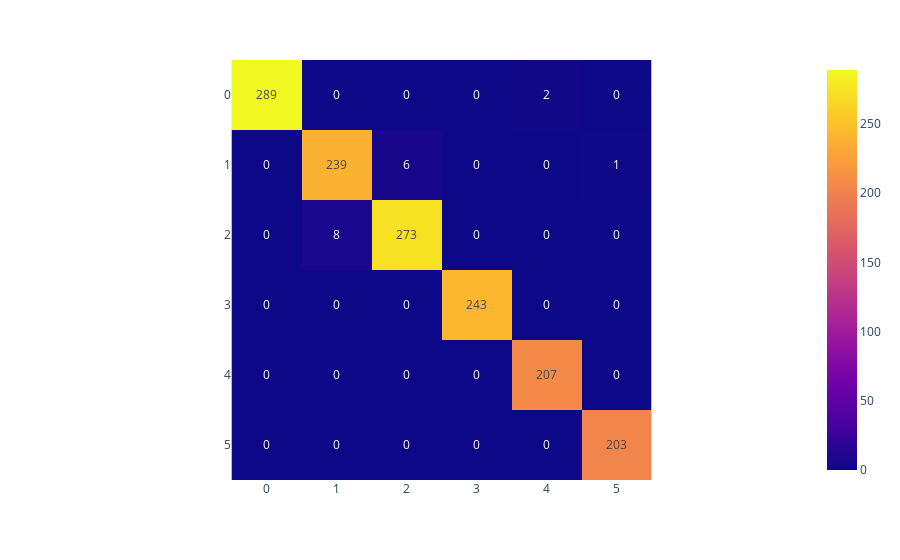

Notebook cell for this chart:
### Code cell
svcConf = confusion_matrix(y_test, y_pred)
fig = px.imshow(svcConf, text_auto=True)
fig.show()

### Figure 1 — Plotly figure (JSON) as saved in the notebook; plotly's stock layout.template omitted (floating-point values rounded to 4 significant figures)
{"data": [{"coloraxis": "coloraxis", "hovertemplate": "x: %{x}<br>y: %{y}<br>color: %{z}<extra></extra>", "name": "0", "texttemplate": "%{z}", "type": "heatmap", "xaxis": "x", "yaxis": "y", "z": [[289, 0, 0, 0, 2, 0], [0, 239, 6, 0, 0, 1], [0, 8, 273, 0, 0, 0], [0, 0, 0, 243, 0, 0], [0, 0, 0, 0, 207, 0], [0, 0, 0, 0, 0, 203]]}], "layout": {"coloraxis": {"colorscale": [[0, "#0d0887"], [0.1111, "#46039f"], [0.2222, "#7201a8"], [0.3333, "#9c179e"], [0.4444, "#bd3786"], [0.5556, "#d8576b"], [0.6667, "#ed7953"], [0.7778, "#fb9f3a"], [0.8889, "#fdca26"], [1, "#f0f921"]]}, "margin": {"t": 60}, "xaxis": {"anchor": "y", "constrain": "domain", "domain": [0, 1], "scaleanchor": "y"}, "yaxis": {"anchor": "x", "autorange": "reversed", "constrain": "domain", "domain": [0, 1]}}}
